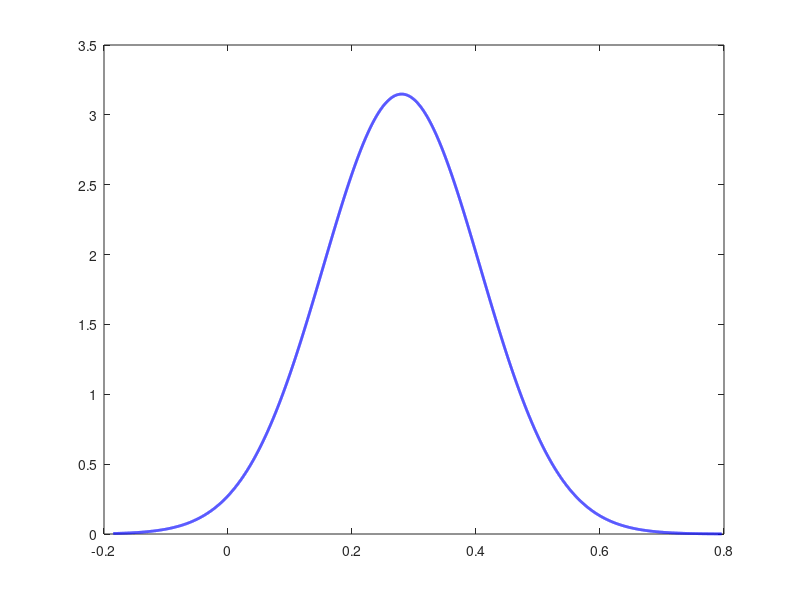

Write MATLAB code to recreate this figure.

function scenariosGEN()

m = (1+0.025).^(1:10) - 1;
s = (1+0.012).^(1:10) - 1;
N = 2000;

year = 10;
scenarios = m(year) + s(year)*randn(1,N);
save scen scenarios

minx = min(scenarios); 
maxx = max(scenarios); 
step = (maxx-minx)/10000;
pdf  = normpdf(minx:step:maxx,m(year),s(year));
plot(minx:step:maxx, pdf, 'b-', 'LineWidth', 2)





% % Illustration of the increase in model uncertainty
% m = (1+0.025).^(1:10) - 1;
% s = (1+0.012).^(1:10) - 1;
% 
% hold on
% for k = [1 5 10]
%     year = k;
%     minx = m(year) - 4*s(year); 
%     maxx = m(year) + 4*s(year); 
%     step = (maxx-minx)/10000;
%     pdf  = normpdf(minx:step:maxx,m(year),s(year));    
%     plot(minx:step:maxx, pdf, 'b-', 'LineWidth', 2)
% end
% hold off


